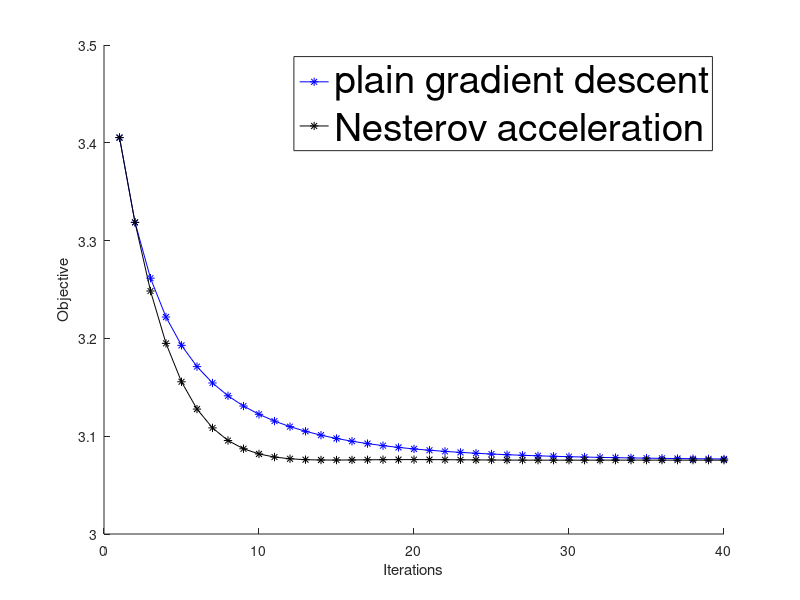

Write the MATLAB code that produced this figure. (Note: this script raises an error after producing the figure.)
%%%%%%%%%%%%%%%%%%%%%%%%%%%%%%%%%%%%%%%%%%%%%%%%%%%%%%%%%%%%%%%%%%%%%%%%%%%
plotpath =  '/Users/martinslawski/Dropbox/UVA/teaching/STAT6020/figs/';
%%%%%%%%%%%%%%%%%%%%%%%%%%%%%%%%%%%%%%%%%%%%%%%%%%%%%%%%%%%%%%%%%%%%%%%%%%%

%%%%%%%%%%%%%%%%%%%%%%%%%%%%%%%%%%%%%%%%%%%%%%%%%%%%%%%%%%%%%%%%%%%%%%%%%%%
%%%% Part 1: Nesterov's accelerated gradient method %%%%%%%%%%%%%%%%%%%%%%%
%%%%%%%%%%%%%%%%%%%%%%%%%%%%%%%%%%%%%%%%%%%%%%%%%%%%%%%%%%%%%%%%%%%%%%%%%%%

%%% logistic regression

d = 10;

beta = sign(randn(d, 1));
beta0 = 0;

n = 50;

X = randn(n, numel(beta));

y = sign(X * beta + beta0);

y = y .* (2*(rand(n, 1) > 0.1)-1); % add some label noise 


% gradient descent

f = @(theta) theta(1) * ones(n, 1) + X * theta(2:end);

foo = @(f) sum(log(1 + exp(-y .* f)));


grad = @(theta) sum([ones(n, 1) X]' * diag(-y ./ (1 + exp(y .* f(theta)))), 2);

stepsize = 0.9 * 2  / (norm([ones(n, 1) X]).^2); 


maxiter = 2000;
iterates = zeros(maxiter, d + 1);
iterates_acc = zeros(maxiter, d + 1); % iterates from accelerated gradient method
function_values = zeros(maxiter, 1);
function_values_acc = zeros(maxiter, 1); % function values from accelerated gradient method


xcur = zeros(d + 1, 1);
xcur_acc_prev = zeros(d + 1, 1);
xcur_acc = zeros(d + 1, 1);

tol = 1E-8;
iter = 0;

% ordinary gradient descent
while iter < maxiter && norm(grad(xcur)) > tol 
   
    xcur = xcur - stepsize * grad(xcur);
    iter = iter + 1;
    iterates(iter,:) = xcur;
    function_values(iter) = foo(f(xcur));
    
end

iterates = iterates(1:iter, :);
function_values = function_values(1:iter, :);

% accelerated gradient descent

xprev_acc= zeros(d + 1, 1);
xcur_acc = zeros(d + 1, 1);

tol = 1E-8;
iter = 0;

while iter < maxiter && norm(grad(xcur_acc)) > tol 
   
    z = xcur_acc + ((iter - 1) / (iter + 2)) * (xcur_acc - xprev_acc);
    xprev_acc = xcur_acc;
    xcur_acc = z - stepsize * grad(z);
    
    iter = iter + 1;
    iterates_acc(iter,:) = xcur_acc;
    function_values_acc(iter) = foo(f(xcur_acc));
    
end


figure
hold on
plot(log(function_values(1:40)), '-*b')
plot(log(function_values_acc(1:40)), '-*k')
legend({'plain gradient descent', 'Nesterov acceleration'}, 'FontSize', 28)
xlabel('Iterations')
ylabel('Objective')

exportgraphics(gcf, [plotpath 'gradient_acceleration.pdf']);


% double check results with cvx
% 
% cvx_begin
% variable beta0_cvx
% variable beta_cvx(d)
% minimize sum(log(1 + exp(-y .* (X * beta_cvx + ones(n,1) * beta0_cvx))))
% cvx_end
% 

%%%%%%%%%%%%%%%%%%%%%%%%%%%%%%%%%%%%%%%%%%%%%%%%%%%%%%%%%%%%%%%%%%%%%%%%%%%
%%%% Part 2: Newton descent %%%%%%%%%%%%%%%%%%%%%%%%%%%%%%%%%%%%%%%%%%%%%%%
%%%%%%%%%%%%%%%%%%%%%%%%%%%%%%%%%%%%%%%%%%%%%%%%%%%%%%%%%%%%%%%%%%%%%%%%%%%

hess = @(theta) [ones(n, 1)  X]'  * (repmat(exp(-y .* f(theta)) ./ ((1 + exp(-y .* f(theta))).^2), [1 (d+1)]) .* [ones(n, 1)  X]);

maxiter = 200;
iterates_newt = zeros(maxiter, d + 1); % iterates from accelerated gradient method
function_values_newt = zeros(maxiter, 1); % function values from accelerated gradient method

xcur_newt = zeros(d + 1, 1);

tau = 0.5;
gamma = 0.8;
tol = 1E-8;
iter = 0;
flag = false;
foo_xcur = foo(f(xcur_newt));

while iter < maxiter && norm(grad(xcur_newt)) > tol 
   
    gr = grad(xcur_newt);
    H =  hess(xcur_newt);
    dir = H \ (-gr);
    
    % select step-size via Armijo rule
    
    m = 0;
    flag = false;
    while foo_xcur - foo(f(xcur_newt + gamma^m * dir)) < -tau * gamma^m * dot(dir, gr)  
        m = m+1;
        if gamma^m < tol^2
            flag = true;
           break;
        end
    end
    if  flag
        break; 
    end
    
    
    xcur_newt = xcur_newt + gamma^m * dir;
    iter = iter + 1;
    iterates(iter,:) = xcur_newt;
    foo_xcur = foo(f(xcur_newt));
    function_values_newt(iter) = foo_xcur;
    
end

iterates = iterates(1:iter, :);
function_values_newt = function_values_newt(1:iter, :);

%%%%%%%%%%%%%%%%%%%%%%%%%%%%%%%%%%%%%%%%%%%%%%%%%%%%%%%%%%%%%%%%%%%%%%%%%%%
%%%% Part 3: Sub-gradient descent                          %%%%%%%%%%%%%%%%
%%%%%%%%%%%%%%%%%%%%%%%%%%%%%%%%%%%%%%%%%%%%%%%%%%%%%%%%%%%%%%%%%%%%%%%%%%%

% read-data set: regression problem with outliers 

X = dlmread('class-05/XX.txt', ',');
y = dlmread('class-05/y.txt');

[n, d] = size(X);
Z = [ones(n,1) X];

theta_LS = Z \ y;
fitted = Z*theta_LS;
residuals = y - fitted;

close all
plot(fitted, residuals, '*', 'MarkerSize', 10)

subgrad_loss = @(z) sign(z);
subgrad = @(theta) -Z'*subgrad_loss(y - Z*theta);
obj = @(theta) sum(abs(y - Z * theta));

thetacur = theta_LS; % initialize with least squares solution

maxiter = 10000;
objvals =  zeros(maxiter, 1);
iterates = zeros(maxiter, d+1);
iter = 0;
tol = 1E-8;

while iter < maxiter 
   
    thetacur = thetacur - 1/(iter+1) * subgrad(thetacur); % diminishing stepsize
    iter = iter + 1;
    iterates(iter,:) = thetacur;
    objvals(iter) = obj(thetacur);
    
end

iterates = iterates(1:iter, :);
objvals = objvals(1:iter);

% 

cvx_begin
variable thetacvx(d+1)
minimize sum(abs(y - Z * thetacvx))
cvx_end

%%%%%%%%%%%%%%%%%%%%%%%%%%%%%%%%%%%%%%%%%%%%%%%%%%%%%%%%%%%%%%%%%%%%%%%%%%
%%%% Part 4: Frank-Wolfe
%%%% %%%%%%%%%
%%%%%%%%%%%%%%%%%%%%%%%%%%%%%%%%%%%%%%%%%%%%%%%%%%%%%%%%%%%%%%%%%%%%%%%%%%%

% Example: quadratic objective to be minimized over the l1-norm ball of
% radius B = 2

rho = 0.6; 

Q = [1 rho; rho 1];
c = -2*Q*[2; -1] - 2 * Q * 0.1 * randn(2, 1);

foo = @(x) x' * Q * x + x' * c;
grad = @(x) 2*Q*x + c;

maxiter = 5000;
iterates = zeros(maxiter, 2);
function_values = zeros(maxiter, 1);

iter = 0;
tol = 1E-6;
flag = false;
B = 2;
xcur = zeros(2, 1);
foo_xcur = foo(xcur);

gamma = 0.8;
tau = 0.5;

while iter < maxiter 
   
    g = grad(xcur);
    [~, max_ix] = max(abs(g));
    sign_max_ix = -sign(g(max_ix));
    
    dir = -xcur;
    dir(max_ix) = B * sign_max_ix - xcur(max_ix);
    
    dot_dir_g = dot(dir, g);
    
    if dot_dir_g > -tol
       break; 
    end
    
    
    
    % perform inexact line search using the Armijo rule
    m = 0;
    while foo_xcur - foo(xcur + gamma^m * dir) < -tau * gamma^m * dot_dir_g  
        m = m+1;
        if gamma^m < tol^2
            flag = true;
           break;
        end
    end
    if  flag
        break; 
    end
    
    xcur = xcur + gamma^m * dir;
    %norm(xcur, 1)
    iter = iter + 1;
    iterates(iter,:) = xcur;
    foo_xcur = foo(xcur);
    function_values(iter) = foo_xcur;
    
end

cvx_begin
variable xcvx(2)
minimize transpose(xcvx) * Q * xcvx + dot(xcvx, c)
subject to
norm(xcvx, 1) <= B
cvx_end

cvx_optval


xgrid = -3:0.1:3;
ygrid = xgrid;
z = zeros(numel(xgrid), numel(ygrid));

for i=1:numel(xgrid)
    for j=1:numel(ygrid)
    z(i,j) = foo([xgrid(i); ygrid(j)]);
    end
end


figure
hold on
contour(xgrid, ygrid, z', 50)
colorbar
plot([0;iterates(:,1)], [0;iterates(:,2)], '-*r')

line([2 0], [0 2], 'color', 'black', 'LineWidth', 2)
line([2 0], [0 -2], 'color', 'black', 'LineWidth', 2)
line([0 -2], [-2 0], 'color', 'black', 'LineWidth', 2)
line([-2 0], [0 2], 'color', 'black', 'LineWidth', 2)